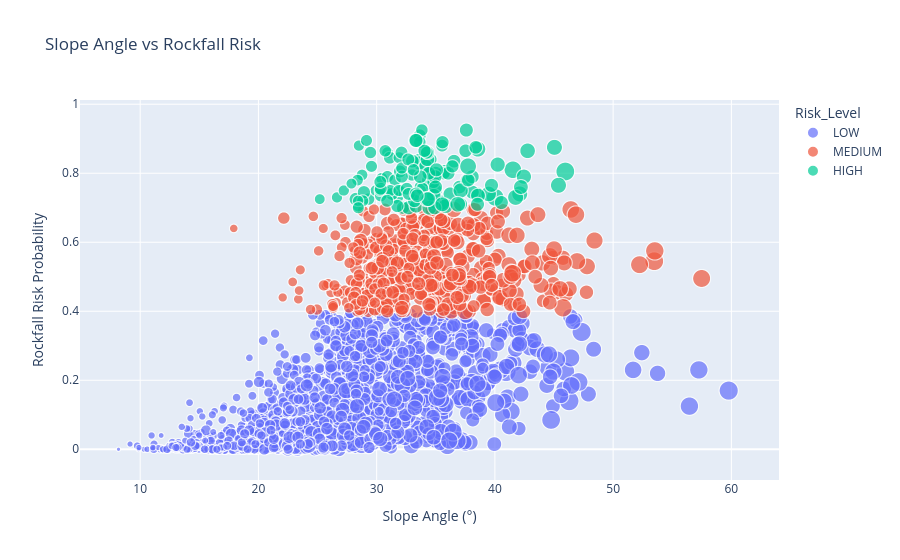

Source (notebook cell):
### Code cell
fig = px.scatter(
    df,
    x="Slope",
    y="Risk_Probability",
    color="Risk_Level",
    size="LS_Factor",
    hover_data=[
        "Elevation",
        "Aspect",
        "TWI",
        "SDOIF"
    ],
    title="Slope Angle vs Rockfall Risk"
)

fig.update_layout(
    xaxis_title="Slope Angle (°)",
    yaxis_title="Rockfall Risk Probability"
)

fig.show()

### Figure 1 — Plotly figure (JSON) as saved in the notebook; plotly's stock layout.template omitted (floating-point values rounded to 4 significant figures; data arrays with more than 128 entries replaced by an {"elided": "..."} marker saying what was removed)
{"data": [{"customdata": {"elided": "1584x4 float values"}, "hovertemplate": "Risk_Level=LOW<br>Slope=%{x}<br>Risk_Probability=%{y}<br>LS_Factor=%{marker.size}<br>Elevation=%{customdata[0]}<br>Aspect=%{customdata[1]}<br>TWI=%{customdata[2]}<br>SDOIF=%{customdata[3]}<extra></extra>", "legendgroup": "LOW", "marker": {"color": "#636efa", "size": {"elided": "1584 float values"}, "sizemode": "area", "sizeref": 0.04846, "symbol": "circle"}, "mode": "markers", "name": "LOW", "showlegend": true, "type": "scattergl", "x": {"elided": "1584 float values"}, "xaxis": "x", "y": {"elided": "1584 float values"}, "yaxis": "y"}, {"customdata": {"elided": "461x4 float values"}, "hovertemplate": "Risk_Level=MEDIUM<br>Slope=%{x}<br>Risk_Probability=%{y}<br>LS_Factor=%{marker.size}<br>Elevation=%{customdata[0]}<br>Aspect=%{customdata[1]}<br>TWI=%{customdata[2]}<br>SDOIF=%{customdata[3]}<extra></extra>", "legendgroup": "MEDIUM", "marker": {"color": "#EF553B", "size": {"elided": "461 float values"}, "sizemode": "area", "sizeref": 0.04846, "symbol": "circle"}, "mode": "markers", "name": "MEDIUM", "showlegend": true, "type": "scattergl", "x": {"elided": "461 float values"}, "xaxis": "x", "y": {"elided": "461 float values"}, "yaxis": "y"}, {"customdata": {"elided": "128x4 float values"}, "hovertemplate": "Risk_Level=HIGH<br>Slope=%{x}<br>Risk_Probability=%{y}<br>LS_Factor=%{marker.size}<br>Elevation=%{customdata[0]}<br>Aspect=%{customdata[1]}<br>TWI=%{customdata[2]}<br>SDOIF=%{customdata[3]}<extra></extra>", "legendgroup": "HIGH", "marker": {"color": "#00cc96", "size": [6.348, 6.306, 9.039, 8.128, 7.413, 6.586, 6.339, 7.949, 12.05, 10.06, 14.79, 6.773, 8.962, 8.752, 9.049, 6.915, 10.96, 7.146, 7.146, 8.209, 8.475, 9.539, 6.949, 7.528, 7.36, 7.663, 7.759, 8.214, 7.25, 9.917, 9.718, 9.725, 9.773, 8.43, 6.708, 7.557, 8.992, 7.649, 8.434, 9.824, 9.698, 9.905, 9.827, 8.294, 15.23, 9.711, 17.1, 9.93, 8.987, 9.415, 9.854, 7.806, 12.46, 8.435, 10.5, 6.656, 9.553, 11.08, 9.752, 10.33, 7.871, 7.465, 11.82, 12.56, 9.278, 7.317, 9.258, 7.016, 8.113, 7.439, 9.491, 6.859, 8.17, 8.175, 8.442, 8.124, 7.156, 11.17, 8.095, 8.793, 8.233, 9.359, 8.685, 10.1, 7.958, 9.381, 10.19, 8.936, 7.281, 12.59, 5.932, 9.561, 10.78, 8.545, 9.562, 11.06, 11.46, 8.076, 12.59, 8.354, 9.765, 9.056, 9.113, 8.161, 11.04, 7.289, 10.96, 8.935, 13.52, 9.714, 9.212, 10.87, 9.003, 9.461, 8.366, 9.478, 10.72, 6.272, 8.26, 9.893, 9.168, 11.71, 7.219, 8.201, 5.756, 12.44, 7.832, 9.912], "sizemode": "area", "sizeref": 0.04846, "symbol": "circle"}, "mode": "markers", "name": "HIGH", "showlegend": true, "type": "scattergl", "x": [28.5, 26.64, 31.7, 33.65, 29.32, 30.92, 27.22, 31.11, 42.77, 35.82, 40.02, 28.76, 37.0, 34.55, 33.75, 28.44, 35.52, 30.43, 30.82, 34.58, 34.93, 34.45, 29.14, 32.0, 33.58, 33.82, 32.99, 34.66, 29.56, 35.76, 33.59, 38.52, 38.09, 35.65, 29.93, 30.73, 37.64, 30.91, 32.22, 34.98, 34.39, 32.7, 36.21, 31.3, 41.52, 34.16, 45.95, 34.29, 28.24, 33.34, 37.09, 30.34, 38.56, 31.75, 35.83, 28.38, 40.55, 40.24, 34.31, 34.94, 31.55, 33.65, 39.47, 42.1, 33.02, 31.15, 33.19, 31.88, 33.88, 29.47, 38.08, 30.27, 31.97, 32.54, 28.92, 32.7, 31.9, 42.45, 30.89, 34.81, 35.53, 36.05, 35.57, 34.83, 32.13, 33.34, 33.29, 36.54, 28.82, 41.75, 25.19, 37.58, 34.45, 36.4, 34.91, 34.24, 37.1, 32.1, 45.38, 34.24, 34.93, 37.75, 37.52, 30.34, 38.57, 32.12, 34.36, 34.41, 37.73, 35.06, 33.44, 42.2, 33.68, 34.98, 34.04, 33.34, 35.55, 28.43, 30.3, 39.71, 38.38, 36.86, 28.45, 32.68, 27.87, 45.04, 33.11, 38.53], "xaxis": "x", "y": [0.88, 0.73, 0.73, 0.91, 0.725, 0.86, 0.75, 0.845, 0.865, 0.71, 0.73, 0.795, 0.76, 0.84, 0.76, 0.705, 0.715, 0.785, 0.745, 0.8, 0.715, 0.795, 0.895, 0.75, 0.84, 0.925, 0.795, 0.765, 0.82, 0.805, 0.83, 0.74, 0.745, 0.8, 0.75, 0.865, 0.78, 0.79, 0.7, 0.8, 0.78, 0.7, 0.74, 0.74, 0.81, 0.82, 0.805, 0.84, 0.725, 0.705, 0.71, 0.735, 0.87, 0.705, 0.705, 0.78, 0.715, 0.825, 0.86, 0.75, 0.78, 0.89, 0.74, 0.74, 0.835, 0.75, 0.72, 0.75, 0.755, 0.86, 0.79, 0.75, 0.805, 0.755, 0.745, 0.74, 0.845, 0.79, 0.72, 0.775, 0.88, 0.8, 0.89, 0.735, 0.79, 0.74, 0.895, 0.835, 0.72, 0.73, 0.725, 0.925, 0.7, 0.82, 0.7, 0.725, 0.75, 0.86, 0.765, 0.86, 0.79, 0.78, 0.865, 0.755, 0.735, 0.815, 0.725, 0.8, 0.82, 0.81, 0.735, 0.76, 0.79, 0.76, 0.865, 0.895, 0.71, 0.72, 0.775, 0.765, 0.875, 0.71, 0.7, 0.84, 0.77, 0.875, 0.81, 0.71], "yaxis": "y"}], "layout": {"legend": {"itemsizing": "constant", "title": {"text": "Risk_Level"}, "tracegroupgap": 0}, "title": {"text": "Slope Angle vs Rockfall Risk"}, "xaxis": {"anchor": "y", "domain": [0, 1], "title": {"text": "Slope Angle (°)"}}, "yaxis": {"anchor": "x", "domain": [0, 1], "title": {"text": "Rockfall Risk Probability"}}}}
